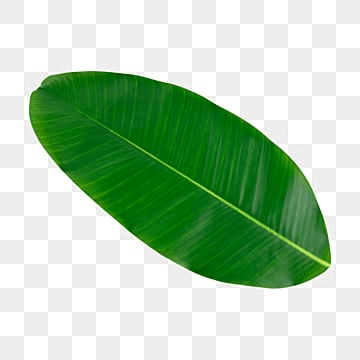
#> input picture daun.png, 360 x 360 px
$ python lat1.py
#> lines starting #> are read from the running program, lines starting #| are printed output that depends on the picture
import numpy as np
import cv2 as cv
from matplotlib import pyplot as plt

img = cv.imread('daun.png',0)
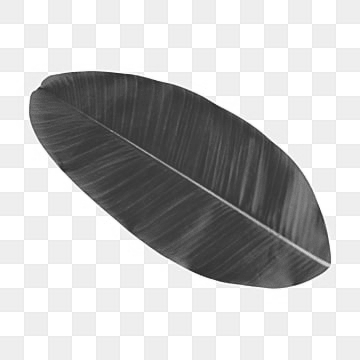
#> img: shape (360, 360); min 40, max 255, mean 191.3
laplacian64f = cv.Laplacian(img,cv.CV_64F)
abs_laplacian64f = np.absolute (laplacian64f)
laplacian_8u = np.uint8(abs_laplacian64f)
sobelx64f = cv.Sobel(img,cv.CV_64F,1,0,ksize=3)
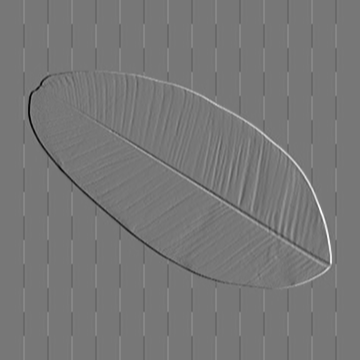
#> sobelx64f: shape (360, 360) float64; min -678, max 764, mean 0; drawn with min black and max white
abs_sobelx64f = np.absolute(sobelx64f)
sobelx_8u= np.uint8(abs_sobelx64f)
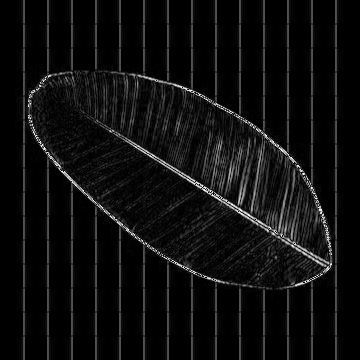
#> sobelx_8u: shape (360, 360); min 0, max 255, mean 14.7
sobely64f= cv.Sobel(img,cv.CV_64F,0,1,ksize=3)
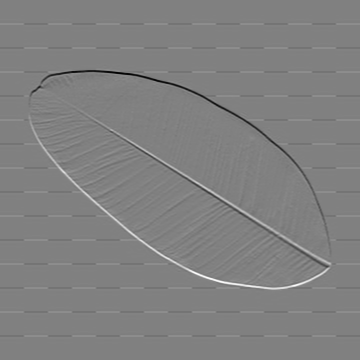
#> sobely64f: shape (360, 360) float64; min -842, max 823, mean 0; drawn with min black and max white
abs_sobely64f =np.absolute(sobely64f)
sobely_8u= np.uint8(abs_sobely64f)
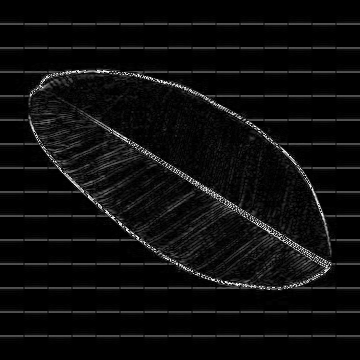
#> sobely_8u: shape (360, 360); min 0, max 255, mean 13.2
magnitudesobel = cv.magnitude (sobelx64f, sobely64f)
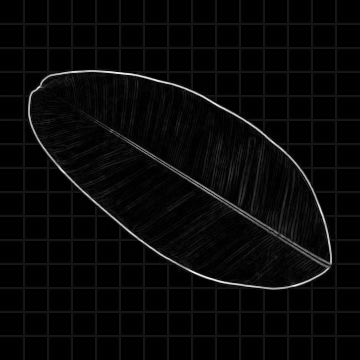
#> magnitudesobel: shape (360, 360) float64; min 0, max 884.2, mean 29.3; drawn with min black and max white
abs_sobel64f = np.absolute (magnitudesobel)
sobel_8u= np.uint8(abs_sobel64f)
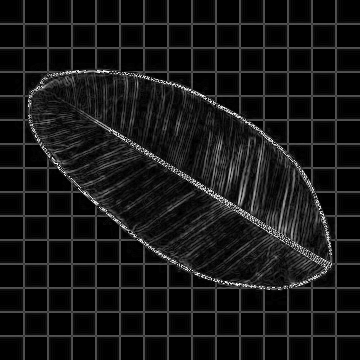
#> sobel_8u: shape (360, 360); min 0, max 255, mean 21.9

plt.subplot(3,2,1), plt.imshow(img,cmap = 'gray')
plt.title('Original'), plt.xticks([]), plt.yticks([])
plt.subplot(3,2,2), plt.imshow(laplacian_8u,cmap = 'gray')
plt.title('Laplacian'), plt.xticks ([]), plt.yticks([])
plt.subplot(3,2,3), plt.imshow(sobelx_8u, cmap = 'gray')
plt.title('Sobel X'), plt.xticks([]), plt.yticks([])
plt.subplot(3,2,4), plt.imshow(sobely_8u,cmap = 'gray')
plt.title('Sobel Y'), plt.xticks([]), plt.yticks([])
plt.subplot(3,2,5), plt.imshow(sobel_8u, cmap = 'gray')
plt.title('Sobel Magnitude'), plt.xticks ([]), plt.yticks([])
plt.show()
cv.imshow('Original', img)
cv.imshow('Laplacian', laplacian_8u)
cv.imshow("Sobel X', sobelx_8u")
cv.imshow("Sobel Y', sobely_8u")
cv.imshow('Sobel Magnitude', sobel_8u)
cv.waitKey(0)
cv.destroyAllWindows()

$ run again, with lat1.png copied over daun.png
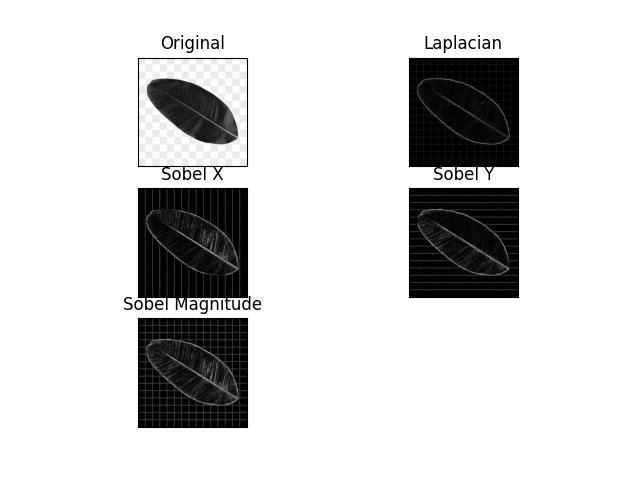
#> input picture lat1.png, 640 x 480 px
#> img is the input picture: shape (480, 640); min 0, max 255, mean 212.4
#> `sobely64f= cv.Sobel(img,cv.CV_64F,0,1,ksize=3)`:
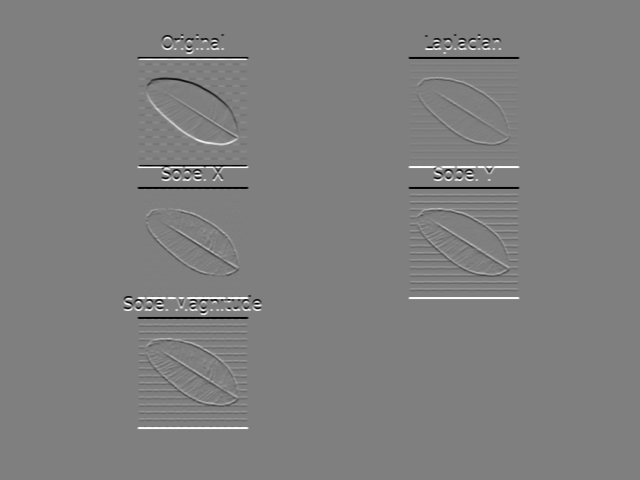
#> sobely64f: shape (480, 640) float64; min -1020, max 1020, mean 0; drawn with min black and max white
#> `sobel_8u= np.uint8(abs_sobel64f)`:
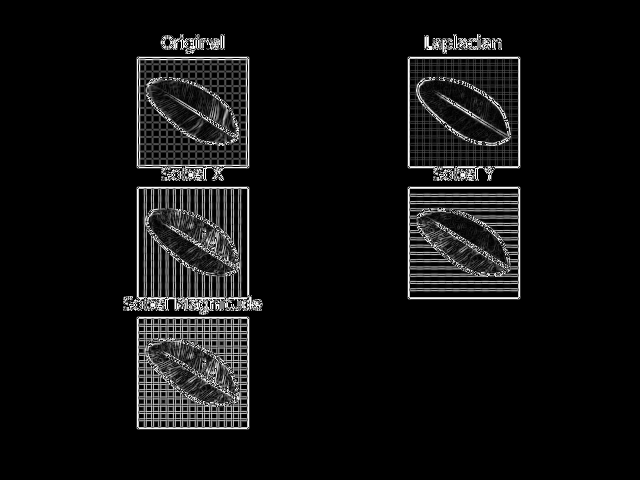
#> sobel_8u: shape (480, 640); min 0, max 255, mean 15.8
